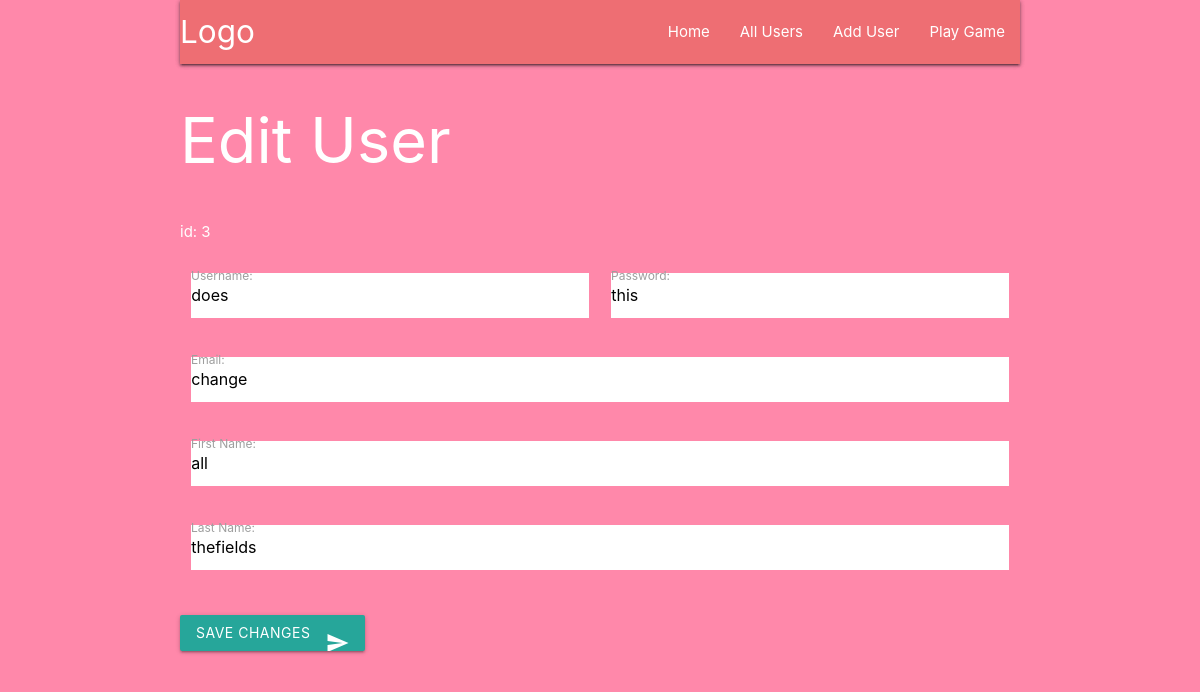
Screenshot of /edit?id=3 with the database file from the repository.
### tables this page shows
CREATE TABLE `users` (
        id INTEGER PRIMARY KEY AUTOINCREMENT, 
        `username` varchar(40) NOT NULL,
        `password` varchar(30) NOT NULL,
        `email_address` varchar(20) NOT NULL,
        `first_name` varchar(20),      
        `last_name` varchar(20)
);

### main.py (the view)
@web_site.route("/edit")
def edit():
  id = request.args.get('id')
  con = sqlite3.connect('users.db')
  con.row_factory = sqlite3.Row
  cursor = con.cursor()
  sql = ' SELECT * FROM users WHERE id = "'+id+'"'
  cursor.execute(sql)
  con.commit()
  rows = cursor.fetchall()
  return render_template('edit.html', user=rows)

### templates/edit.html (shortened to what this page needs)
{% extends 'base.html' %} {% block header %}
<h1>{% block title %}Edit User{% endblock %}</h1>
{% endblock %} {% block content %}
<form action="/edituser" method="post">
	{% for u in user %} id: {{u['id']}}
	<div class="row">
      <div class="input-field col s6">
        <label for="username" class="active">Username:</label>
        <input name="username" id="username"  type="text" value="{{u['username']}}">
      </div>
      <div class="input-field col s6">
        <label for="password"  class="active">Password:</label>
        <input name="password" id="password"  type="text" value="{{u['password']}}">
      </div>
    </div>
    <div class="row"><div class="input-field col s12">
   <label for="email"  class="active">Email:</label><input name="email" id="email" type="text" value="{{u['email_address']}}">
    </div></div>
    <div class="row"><div class="input-field col s12">
    <label for="firstname"  class="active">First Name:</label><input name="firstname"  id="firstname" type="text" value="{{u['first_name']}}">
    </div></div>
    <div class="row"><div class="input-field col s12">
   <label for="lastname"  class="active">Last Name:</label><input name="lastname" id="lastname"  type="text" value="{{u['last_name']}}">
    </div></div>
    <div class="row">
      <button class="btn waves-effect waves-light" type="submit" name="action">Save Changes
      <i class="material-icons right small">send</i>
     </button>
    </div>
    {% endfor %}
    </form>
{% endblock %}

### static/style.css (style rules this page uses)
body { background-color:#ff88aa; }
form input { background-color:white !important; }

### rows the page displays
users: id "3", username "does", password "this", email "change", firstname "all", lastname "thefields"
